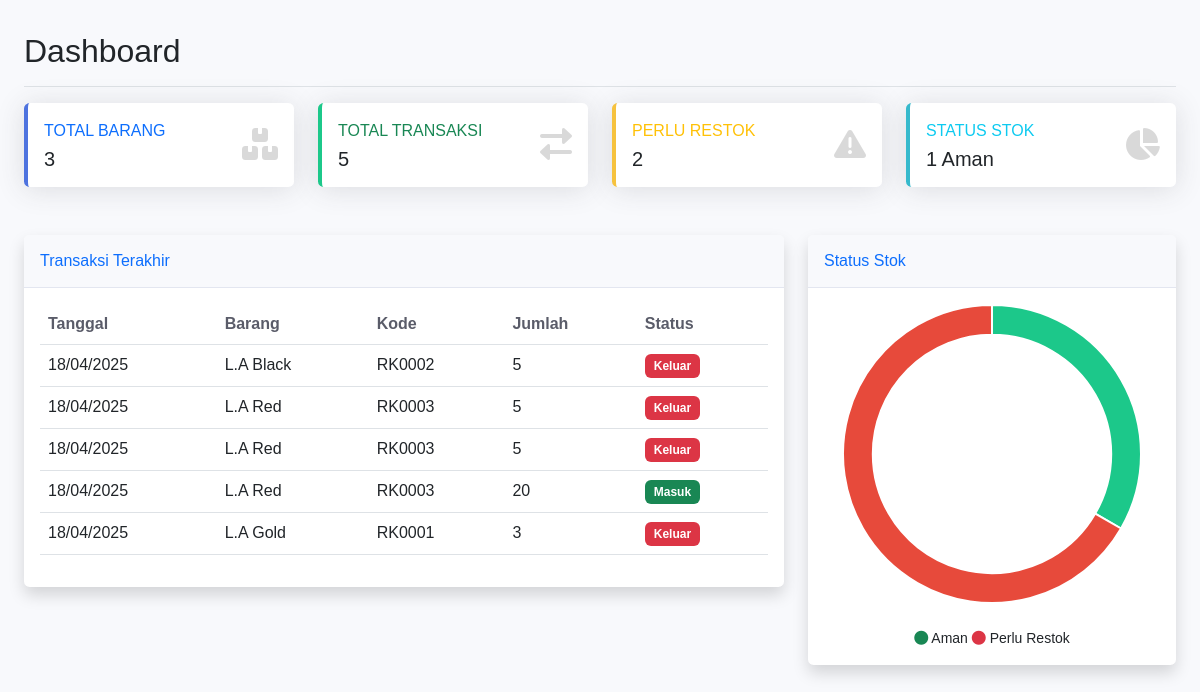
Page /dashboard.php on the committed database.
### tables this page shows
CREATE TABLE `persediaan` (
  `id` int(11) NOT NULL,
  `id_barang` int(11) NOT NULL,
  `tanggal` datetime NOT NULL DEFAULT CURRENT_TIMESTAMP,
  `tipe` enum('masuk','keluar') NOT NULL,
  `jumlah` int(11) NOT NULL,
  `keterangan` varchar(100) NOT NULL
);

CREATE TABLE `barang` (
  `id` int(11) NOT NULL,
  `kode_barang` varchar(20) NOT NULL,
  `nama_barang` varchar(100) NOT NULL,
  `stok` int(11) NOT NULL,
  `satuan` varchar(20) NOT NULL,
  `stok_minimal` int(10) NOT NULL
);

### dashboard.php (the view, shortened to what this page needs)
<?php
include 'config/koneksi.php';
$total_barang = $conn->query("SELECT COUNT(*) as total FROM barang")->fetch_assoc()['total'];
$total_transaksi = $conn->query("SELECT COUNT(*) as total FROM persediaan")->fetch_assoc()['total'];
$barang_restok = $conn->query("SELECT COUNT(*) as total FROM barang WHERE stok <= stok_minimal")->fetch_assoc()['total'];
$recent_transaksi = $conn->query("
    SELECT p.*, b.nama_barang, b.kode_barang
    FROM persediaan p
    JOIN barang b ON p.id_barang = b.id
    ORDER BY p.tanggal DESC
    LIMIT 5
");
$stock_status = $conn->query("
    SELECT
        COUNT(CASE WHEN stok > stok_minimal THEN 1 END) as aman,
        COUNT(CASE WHEN stok <= stok_minimal THEN 1 END) as perlu_restok
    FROM barang
")->fetch_assoc();
?>
<!DOCTYPE html>
<html lang="id">
<head>
    <link href="https://cdn.jsdelivr.net/npm/bootstrap@5.3.0/dist/css/bootstrap.min.css" rel="stylesheet">
    <link href="https://cdnjs.cloudflare.com/ajax/libs/font-awesome/6.0.0/css/all.min.css" rel="stylesheet">
</head>
<body>
    <div class="container-fluid">
        <div class="row">
            <div class="col-md-12 col-lg-12 ms-auto px-4 py-3">
                <div class="d-flex justify-content-between flex-wrap flex-md-nowrap align-items-center pt-3 pb-2 mb-3 border-bottom">
                    <h1 class="h2">Dashboard</h1>
                </div>
                <div class="row mb-4">
                    <div class="col-xl-3 col-md-6 mb-4">
                        <div class="card stat-card primary h-100">
                            <div class="card-body">
                                <div class="row align-items-center">
                                    <div class="col">
                                        <div class="text-xs font-weight-bold text-primary text-uppercase mb-1">
                                            Total Barang
                                        </div>
                                        <div class="h5 mb-0 font-weight-bold text-gray-800">
                                            <?= number_format($total_barang) ?>
                                        </div>
                                    </div>
                                    <div class="col-auto">
                                        <i class="fas fa-boxes stat-icon"></i>
                                    </div>
                                </div>
                            </div>
                        </div>
                    </div>
                    <div class="col-xl-3 col-md-6 mb-4">
                        <div class="card stat-card success h-100">
                            <div class="card-body">
                                <div class="row align-items-center">
                                    <div class="col">
                                        <div class="text-xs font-weight-bold text-success text-uppercase mb-1">
                                            Total Transaksi
                                        </div>
                                        <div class="h5 mb-0 font-weight-bold text-gray-800">
                                            <?= number_format($total_transaksi) ?>
                                        </div>
                                    </div>
                                    <div class="col-auto">
                                        <i class="fas fa-exchange-alt stat-icon"></i>
                                    </div>
                                </div>
                            </div>
                        </div>
                    </div>
                    <div class="col-xl-3 col-md-6 mb-4">
                        <div class="card stat-card warning h-100">
                            <div class="card-body">
                                <div class="row align-items-center">
                                    <div class="col">
                                        <div class="text-xs font-weight-bold text-warning text-uppercase mb-1">
                                            Perlu Restok
                                        </div>
                                        <div class="h5 mb-0 font-weight-bold text-gray-800">
                                            <?= number_format($barang_restok) ?>
                                        </div>
                                    </div>
                                    <div class="col-auto">
                                        <i class="fas fa-exclamation-triangle stat-icon"></i>
                                    </div>
                                </div>
                            </div>
                        </div>
                    </div>
                    <div class="col-xl-3 col-md-6 mb-4">
                        <div class="card stat-card info h-100">
                            <div class="card-body">
                                <div class="row align-items-center">
                                    <div class="col">
                                        <div class="text-xs font-weight-bold text-info text-uppercase mb-1">
                                            Status Stok
                                        </div>
                                        <div class="h5 mb-0 font-weight-bold text-gray-800">
                                            <?= number_format($stock_status['aman']) ?> Aman
                                        </div>
                                    </div>
                                    <div class="col-auto">
                                        <i class="fas fa-chart-pie stat-icon"></i>
                                    </div>
                                </div>
                            </div>
                        </div>
                    </div>
                </div>
                <div class="row">
                    <div class="col-xl-8 col-lg-7">
                        <div class="card shadow mb-4">
                            <div class="card-header py-3 d-flex flex-row align-items-center justify-content-between">
                                <h6 class="m-0 font-weight-bold text-primary">Transaksi Terakhir</h6>
                            </div>
                            <div class="card-body">
                                <div class="table-responsive">
                                    <table class="table">
                                        <thead>
                                            <tr>
                                                <th>Tanggal</th>
                                                <th>Barang</th>
                                                <th>Kode</th>
                                                <th>Jumlah</th>
                                                <th>Status</th>
                                            </tr>
                                        </thead>
                                        <tbody>
                                            <?php while ($t = $recent_transaksi->fetch_assoc()): ?>
                                                <tr>
                                                    <td><?= date('d/m/Y', strtotime($t['tanggal'])) ?></td>
                                                    <td><?= htmlspecialchars($t['nama_barang']) ?></td>
                                                    <td><?= htmlspecialchars($t['kode_barang']) ?></td>
                                                    <td><?= $t['jumlah'] ?></td>
                                                    <td>
                                                        <span class="badge bg-<?= $t['tipe'] == 'masuk' ? 'success' : 'danger' ?>">
                                                            <?= ucfirst($t['tipe']) ?>
                                                        </span>
                                                    </td>
                                                </tr>
                                            <?php endwhile; ?>
                                        </tbody>
                                    </table>
                                </div>
                            </div>
                        </div>
                    </div>
                    <div class="col-xl-4 col-lg-5">
                        <div class="card shadow mb-4">
                            <div class="card-header py-3">
                                <h6 class="m-0 font-weight-bold text-primary">Status Stok</h6>
                            </div>
                            <div class="card-body">
                                <div class="chart-container">
                                    <canvas id="stockChart"></canvas>
                                </div>
                                <div class="mt-4 text-center small">
                                    <span class="mr-2">
                                        <i class="fas fa-circle text-success"></i> Aman
                                    </span>
                                    <span class="mr-2">
                                        <i class="fas fa-circle text-danger"></i> Perlu Restok
                                    </span>
                                </div>
                            </div>
                        </div>
                    </div>
                </div>
            </div>
        </div>
    </div>
    <script>
        // Stock Status Chart
        const ctx = document.getElementById('stockChart').getContext('2d');
        new Chart(ctx, {
            type: 'doughnut',
            data: {
                labels: ['Aman', 'Perlu Restok'],
                datasets: [{
                    data: [<?= $stock_status['aman'] ?>, <?= $stock_status['perlu_restok'] ?>],
                    backgroundColor: ['#1cc88a', '#e74a3b'],
                    hoverBackgroundColor: ['#17a673', '#be2617'],
                    hoverBorderColor: "rgba(234, 236, 244, 1)",
                }],
            },
            options: {
                maintainAspectRatio: false,
                plugins: {
                    legend: {
                        display: false
                    }
                },
                cutout: '80%',
            }
        });
    </script>
</body>
</html>

### dashboard.php (style rules this page uses)
:root { --primary-color: #4e73df; --success-color: #1cc88a; --info-color: #36b9cc; --warning-color: #f6c23e; --danger-color: #e74a3b; --secondary-color: #858796; --light-color: #f8f9fc; --dark-color: #5a5c69; }
body { font-family: 'Nunito', sans-serif; background-color: var(--light-color); }
.card { border: none; border-radius: 0.35rem; box-shadow: 0 0.15rem 1.75rem 0 rgba(58, 59, 69, 0.15); }
.card-header { background-color: #f8f9fc; border-bottom: 1px solid #e3e6f0; }
.stat-card { border-left: 0.25rem solid; transition: transform 0.2s; }
.stat-card.primary { border-left-color: var(--primary-color); }
.stat-card.success { border-left-color: var(--success-color); }
.stat-card.info { border-left-color: var(--info-color); }
.stat-card.warning { border-left-color: var(--warning-color); }
.stat-card .stat-icon { color: rgba(0, 0, 0, 0.15); font-size: 2rem; }
.chart-container { position: relative; height: 300px; }
.table th { border-top: none; font-weight: 600; color: var(--dark-color); }
.badge { padding: 0.5em 0.75em; font-weight: 600; }

### rows in the picture
persediaan: tanggal "18/04/2025", id_barang.nama_barang "L.A Black", id_barang.kode_barang "RK0002", jumlah "5", tipe "Keluar"
persediaan: tanggal "18/04/2025", id_barang.nama_barang "L.A Red", id_barang.kode_barang "RK0003", jumlah "5", tipe "Keluar"
persediaan: tanggal "18/04/2025", id_barang.nama_barang "L.A Red", id_barang.kode_barang "RK0003", jumlah "5", tipe "Keluar"
persediaan: tanggal "18/04/2025", id_barang.nama_barang "L.A Red", id_barang.kode_barang "RK0003", jumlah "20", tipe "Masuk"
persediaan: tanggal "18/04/2025", id_barang.nama_barang "L.A Gold", id_barang.kode_barang "RK0001", jumlah "3", tipe "Keluar"

### other values in the picture
$total_barang "3"
$total_transaksi "5"
$barang_restok "2"
$stock_status['aman'] "1"
chart data {{ $stock_status['aman'] }} 1
chart data {{ $stock_status['perlu_restok'] }} 2
